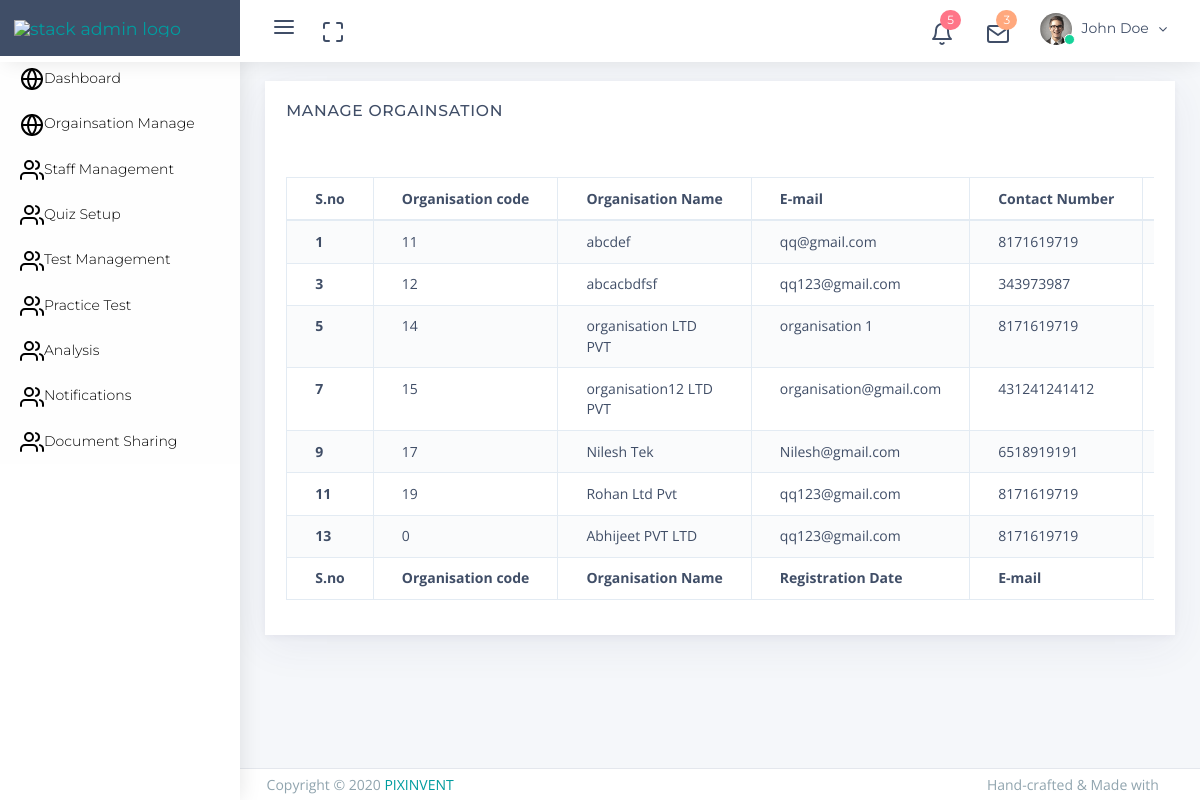
/stack-responsive-bootstrap-4-admin-template/dashboard/admin/manage_org.php, run on the app's committed database.
### tables this page shows
CREATE TABLE `organisation` (
  `id` int(11) NOT NULL,
  `org_code` int(11) NOT NULL,
  `org_name` varchar(255) NOT NULL,
  `org_contact` varchar(255) NOT NULL,
  `org_email` varchar(255) NOT NULL,
  `org_add` varchar(255) NOT NULL,
  `org_abt` text NOT NULL,
  `org_registraiom` date NOT NULL DEFAULT current_timestamp(),
  `user_admin_id` varchar(255) NOT NULL,
  `created_date` timestamp NOT NULL DEFAULT current_timestamp()
);

### stack-responsive-bootstrap-4-admin-template/dashboard/admin/manage_org.php (the view, shortened to what this page needs)
<?php include "../common/header.php"; ?>
<?php
$servername = "localhost";
$username = "root";
$password = "";
$dbname = "rivi";
$conn = mysqli_connect($servername, $username, $password, $dbname);
?>
<div class="app-content content">
    <div class="content-wrapper">
        <div class="content-body">
            <section id="configuration">
                <div class="row">
                    <div class="col-12">
                        <div class="card">
                            <div class="card-header">
                                <h4 class="card-title">Manage Orgainsation</h4>
                                <div class="heading-elements">
                                    <ul class="list-inline mb-0">
                                        <li>
                                            <a data-action="collapse"><i class="feather icon-minus"></i></a>
                                        </li>
                                        <li>
                                            <a data-action="reload"><i class="feather icon-rotate-cw"></i></a>
                                        </li>
                                        <li>
                                            <a data-action="expand"><i class="feather icon-maximize"></i></a>
                                        </li>
                                        <li>
                                            <a data-action="close"><i class="feather icon-x"></i></a>
                                        </li>
                                    </ul>
                                </div>
                            </div>
                            <div class="card-content collapse show">
                                <div class="card-body card-dashboard">
                                    <div class="table-responsive">
                                    <table id="manage_org" class="table table-striped table-bordered zero-configuration">
                                        <thead>
                                            <tr>
                                                <th>S.no</th>
                                                <th>Organisation code</th>
                                                <th>Organisation Name</th>
                                                <th>E-mail</th>
                                                <th>Contact Number</th>
                                                <th>Address</th>
                                            </tr>
                                        </thead>
                                        <tbody>
                                            <?php
                                            $sql = "SELECT * FROM organisation";
                                            $result = mysqli_query($conn, $sql);
                                            $i= 1;
                                            if (mysqli_num_rows($result) > 0) {
                                                while ($row = mysqli_fetch_assoc($result)) { ?>
                                                    <tr>
                                                        <th> <?php echo $i++ ?></th>
                                                        <td><?php echo $row['org_code']; ?></td>
                                                        <td><?php echo $row['org_name']; ?></td>
                                                        <td><?php echo $row['org_email']; ?></td>
                                                        <td><?php echo $row['org_contact']; ?></td>
                                                        <td><?php echo $row['org_add']; ?></td>
                                                    </tr>
                                            <?php  $i++;  }
                                            } else {
                                                echo "0 results";
                                            }
                                            ?>
                                        </tbody>
                                        <tfoot>
                                            <tr>
                                            <th>S.no</th>
                                                <th>Organisation code</th>
                                                <th>Organisation Name</th>
                                                <th>Registration Date</th>
                                                <th>E-mail</th>
                                                <th>Contact Number</th>
                                            </tr>
                                        </tfoot>
                                    </table>
                                    </div>
                                </div>
                            </div>
                        </div>
                    </div>
                </div>
            </section>
        </div>
    </div>
</div>
<?php include "../common/footer.php"; ?>

### data on the page
organisation: org_code "11", org_name "abcdef", org_email "qq@gmail.com", org_contact "8171619719"
organisation: org_code "12", org_name "abcacbdfsf", org_email "qq123@gmail.com", org_contact "343973987"
organisation: org_code "14", org_name "organisation LTD PVT", org_email "organisation 1", org_contact "8171619719"
organisation: org_code "15", org_name "organisation12 LTD PVT", org_email "organisation@gmail.com", org_contact "431241241412"
organisation: org_code "17", org_name "Nilesh Tek", org_email "Nilesh@gmail.com", org_contact "6518919191"
organisation: org_code "19", org_name "Rohan Ltd Pvt", org_email "qq123@gmail.com", org_contact "8171619719"
organisation: org_code "0", org_name "Abhijeet PVT LTD", org_email "qq123@gmail.com", org_contact "8171619719"
